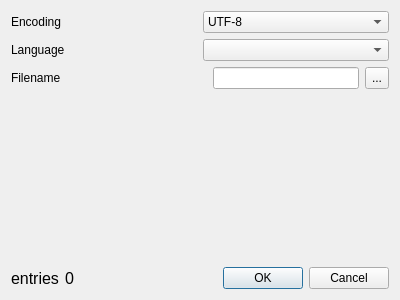
<?xml version="1.0" encoding="UTF-8"?>
<ui version="4.0">
 <class>CsvExport</class>
 <widget class="QWidget" name="CsvExport">
  <property name="geometry">
   <rect>
    <x>0</x>
    <y>0</y>
    <width>400</width>
    <height>300</height>
   </rect>
  </property>
  <property name="windowTitle">
   <string>Form</string>
  </property>
  <layout class="QVBoxLayout" name="verticalLayout">
   <item>
    <layout class="QHBoxLayout" name="horizontalLayout">
     <item>
      <widget class="QLabel" name="encodingLabel">
       <property name="text">
        <string>Encoding</string>
       </property>
       <property name="buddy">
        <cstring>encodingComboBox</cstring>
       </property>
      </widget>
     </item>
     <item>
      <widget class="QComboBox" name="encodingComboBox">
       <item>
        <property name="text">
         <string>UTF-8</string>
        </property>
       </item>
       <item>
        <property name="text">
         <string>ISO-8859-15</string>
        </property>
       </item>
      </widget>
     </item>
    </layout>
   </item>
   <item>
    <layout class="QHBoxLayout" name="horizontalLayout_2">
     <item>
      <widget class="QLabel" name="seperatorLabel">
       <property name="text">
        <string>Language</string>
       </property>
       <property name="buddy">
        <cstring>langComboBox</cstring>
       </property>
      </widget>
     </item>
     <item>
      <widget class="QComboBox" name="langComboBox"/>
     </item>
    </layout>
   </item>
   <item>
    <layout class="QHBoxLayout" name="horizontalLayout_4">
     <item>
      <widget class="QLabel" name="filenameLabel">
       <property name="sizePolicy">
        <sizepolicy hsizetype="Preferred" vsizetype="Preferred">
         <horstretch>0</horstretch>
         <verstretch>0</verstretch>
        </sizepolicy>
       </property>
       <property name="sizeIncrement">
        <size>
         <width>0</width>
         <height>0</height>
        </size>
       </property>
       <property name="text">
        <string>Filename</string>
       </property>
      </widget>
     </item>
     <item>
      <spacer name="horizontalSpacer_2">
       <property name="orientation">
        <enum>Qt::Horizontal</enum>
       </property>
       <property name="sizeHint" stdset="0">
        <size>
         <width>20</width>
         <height>20</height>
        </size>
       </property>
      </spacer>
     </item>
     <item>
      <widget class="QLineEdit" name="filenameName">
       <property name="sizePolicy">
        <sizepolicy hsizetype="Expanding" vsizetype="Fixed">
         <horstretch>0</horstretch>
         <verstretch>0</verstretch>
        </sizepolicy>
       </property>
       <property name="sizeIncrement">
        <size>
         <width>0</width>
         <height>0</height>
        </size>
       </property>
      </widget>
     </item>
     <item>
      <widget class="QToolButton" name="filenameDialogAction">
       <property name="sizePolicy">
        <sizepolicy hsizetype="Preferred" vsizetype="Preferred">
         <horstretch>0</horstretch>
         <verstretch>0</verstretch>
        </sizepolicy>
       </property>
       <property name="text">
        <string>...</string>
       </property>
       <property name="popupMode">
        <enum>QToolButton::InstantPopup</enum>
       </property>
      </widget>
     </item>
    </layout>
   </item>
   <item>
    <spacer name="verticalSpacer">
     <property name="orientation">
      <enum>Qt::Vertical</enum>
     </property>
     <property name="sizeHint" stdset="0">
      <size>
       <width>20</width>
       <height>189</height>
      </size>
     </property>
    </spacer>
   </item>
   <item>
    <layout class="QHBoxLayout" name="horizontalLayout_3">
     <item>
      <widget class="QLabel" name="label">
       <property name="font">
        <font>
         <pointsize>12</pointsize>
        </font>
       </property>
       <property name="text">
        <string>entries</string>
       </property>
      </widget>
     </item>
     <item>
      <widget class="QLabel" name="countLabel">
       <property name="font">
        <font>
         <pointsize>12</pointsize>
        </font>
       </property>
       <property name="text">
        <string>0</string>
       </property>
      </widget>
     </item>
     <item>
      <spacer name="horizontalSpacer">
       <property name="orientation">
        <enum>Qt::Horizontal</enum>
       </property>
       <property name="sizeHint" stdset="0">
        <size>
         <width>40</width>
         <height>20</height>
        </size>
       </property>
      </spacer>
     </item>
     <item>
      <widget class="QDialogButtonBox" name="buttonBox">
       <property name="standardButtons">
        <set>QDialogButtonBox::Cancel|QDialogButtonBox::Ok</set>
       </property>
      </widget>
     </item>
    </layout>
   </item>
  </layout>
 </widget>
 <resources>
  <include location="icons.qrc"/>
 </resources>
 <connections/>
</ui>
